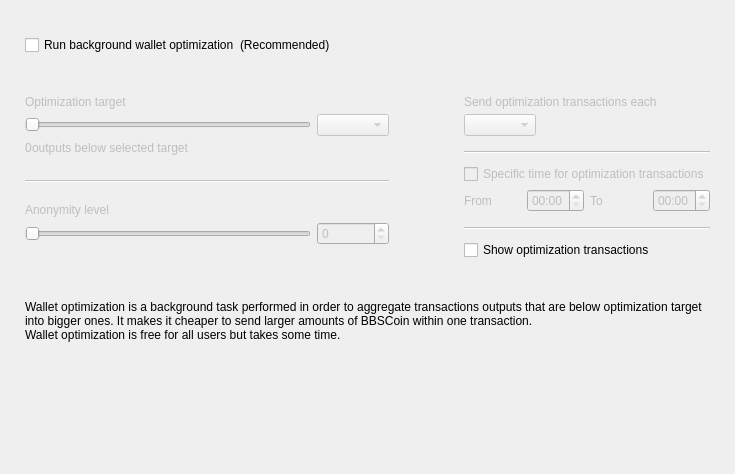
<?xml version="1.0" encoding="UTF-8"?>
<ui version="4.0">
 <class>OptimizationOptionsFrame</class>
 <widget class="QFrame" name="OptimizationOptionsFrame">
  <property name="geometry">
   <rect>
    <x>0</x>
    <y>0</y>
    <width>735</width>
    <height>474</height>
   </rect>
  </property>
  <property name="windowTitle">
   <string>Frame</string>
  </property>
  <property name="frameShape">
   <enum>QFrame::NoFrame</enum>
  </property>
  <property name="frameShadow">
   <enum>QFrame::Raised</enum>
  </property>
  <layout class="QVBoxLayout" name="verticalLayout">
   <property name="spacing">
    <number>0</number>
   </property>
   <property name="leftMargin">
    <number>25</number>
   </property>
   <property name="topMargin">
    <number>35</number>
   </property>
   <property name="rightMargin">
    <number>25</number>
   </property>
   <property name="bottomMargin">
    <number>0</number>
   </property>
   <item>
    <layout class="QHBoxLayout" name="horizontalLayout_2">
     <item>
      <widget class="QCheckBox" name="m_enableOptimizationCheck">
       <property name="text">
        <string>Run background wallet optimization</string>
       </property>
      </widget>
     </item>
     <item>
      <widget class="WalletGui::WalletNormalGrayTextLabel" name="label_8">
       <property name="text">
        <string>(Recommended)</string>
       </property>
      </widget>
     </item>
     <item>
      <spacer name="horizontalSpacer">
       <property name="orientation">
        <enum>Qt::Horizontal</enum>
       </property>
       <property name="sizeHint" stdset="0">
        <size>
         <width>40</width>
         <height>20</height>
        </size>
       </property>
      </spacer>
     </item>
    </layout>
   </item>
   <item>
    <spacer name="verticalSpacer_2">
     <property name="orientation">
      <enum>Qt::Vertical</enum>
     </property>
     <property name="sizeType">
      <enum>QSizePolicy::Fixed</enum>
     </property>
     <property name="sizeHint" stdset="0">
      <size>
       <width>20</width>
       <height>40</height>
      </size>
     </property>
    </spacer>
   </item>
   <item>
    <widget class="QWidget" name="m_optimizationOptionsWidget" native="true">
     <property name="enabled">
      <bool>true</bool>
     </property>
     <layout class="QHBoxLayout" name="horizontalLayout">
      <property name="spacing">
       <number>75</number>
      </property>
      <property name="leftMargin">
       <number>0</number>
      </property>
      <property name="topMargin">
       <number>0</number>
      </property>
      <property name="rightMargin">
       <number>0</number>
      </property>
      <property name="bottomMargin">
       <number>0</number>
      </property>
      <item alignment="Qt::AlignTop">
       <widget class="QWidget" name="widget1" native="true">
        <property name="enabled">
         <bool>false</bool>
        </property>
        <layout class="QGridLayout" name="gridLayout" columnstretch="50,0,0,0">
         <property name="leftMargin">
          <number>0</number>
         </property>
         <property name="topMargin">
          <number>0</number>
         </property>
         <property name="rightMargin">
          <number>0</number>
         </property>
         <property name="bottomMargin">
          <number>0</number>
         </property>
         <property name="verticalSpacing">
          <number>5</number>
         </property>
         <item row="0" column="0" colspan="4">
          <widget class="WalletGui::WalletNormalBlackTextLabel" name="label_5">
           <property name="text">
            <string>Optimization target</string>
           </property>
           <property name="indent">
            <number>0</number>
           </property>
          </widget>
         </item>
         <item row="4" column="0" colspan="4">
          <spacer name="verticalSpacer_3">
           <property name="orientation">
            <enum>Qt::Vertical</enum>
           </property>
           <property name="sizeType">
            <enum>QSizePolicy::Fixed</enum>
           </property>
           <property name="sizeHint" stdset="0">
            <size>
             <width>20</width>
             <height>20</height>
            </size>
           </property>
          </spacer>
         </item>
         <item row="1" column="0" colspan="3">
          <widget class="QSlider" name="m_thresholdSlider">
           <property name="maximum">
            <number>6</number>
           </property>
           <property name="pageStep">
            <number>1</number>
           </property>
           <property name="orientation">
            <enum>Qt::Horizontal</enum>
           </property>
          </widget>
         </item>
         <item row="1" column="3">
          <widget class="QComboBox" name="m_thresholdCombo"/>
         </item>
         <item row="5" column="0" colspan="4">
          <widget class="Line" name="line">
           <property name="orientation">
            <enum>Qt::Horizontal</enum>
           </property>
          </widget>
         </item>
         <item row="6" column="0" colspan="4">
          <spacer name="verticalSpacer_4">
           <property name="orientation">
            <enum>Qt::Vertical</enum>
           </property>
           <property name="sizeType">
            <enum>QSizePolicy::Fixed</enum>
           </property>
           <property name="sizeHint" stdset="0">
            <size>
             <width>20</width>
             <height>15</height>
            </size>
           </property>
          </spacer>
         </item>
         <item row="8" column="3">
          <widget class="QSpinBox" name="m_mixinSpin">
           <property name="buttonSymbols">
            <enum>QAbstractSpinBox::UpDownArrows</enum>
           </property>
          </widget>
         </item>
         <item row="7" column="0" colspan="4">
          <widget class="WalletGui::WalletNormalBlackTextLabel" name="label_7">
           <property name="text">
            <string>Anonymity level</string>
           </property>
           <property name="indent">
            <number>0</number>
           </property>
          </widget>
         </item>
         <item row="8" column="0" colspan="3">
          <widget class="QSlider" name="m_mixinSlider">
           <property name="pageStep">
            <number>1</number>
           </property>
           <property name="orientation">
            <enum>Qt::Horizontal</enum>
           </property>
          </widget>
         </item>
         <item row="2" column="0" colspan="4">
          <spacer name="verticalSpacer_12">
           <property name="orientation">
            <enum>Qt::Vertical</enum>
           </property>
           <property name="sizeType">
            <enum>QSizePolicy::Fixed</enum>
           </property>
           <property name="sizeHint" stdset="0">
            <size>
             <width>20</width>
             <height>0</height>
            </size>
           </property>
          </spacer>
         </item>
         <item row="3" column="0" colspan="4">
          <layout class="QHBoxLayout" name="horizontalLayout_3" stretch="0,1">
           <item>
            <widget class="QLabel" name="m_nonOptimizedOutputsLabel">
             <property name="text">
              <string>0</string>
             </property>
            </widget>
           </item>
           <item>
            <widget class="WalletGui::WalletNormalBlackTextLabel" name="m_nonOptimizedOutputsTextLabel">
             <property name="text">
              <string>outputs below selected target</string>
             </property>
            </widget>
           </item>
          </layout>
         </item>
        </layout>
       </widget>
      </item>
      <item>
       <layout class="QVBoxLayout" name="verticalLayout_3">
        <property name="spacing">
         <number>10</number>
        </property>
        <property name="rightMargin">
         <number>0</number>
        </property>
        <property name="bottomMargin">
         <number>0</number>
        </property>
        <item>
         <widget class="QWidget" name="widget2" native="true">
          <property name="enabled">
           <bool>false</bool>
          </property>
          <layout class="QGridLayout" name="gridLayout_2" columnstretch="0,0,0,0">
           <property name="leftMargin">
            <number>0</number>
           </property>
           <property name="topMargin">
            <number>0</number>
           </property>
           <property name="rightMargin">
            <number>0</number>
           </property>
           <property name="bottomMargin">
            <number>0</number>
           </property>
           <property name="verticalSpacing">
            <number>5</number>
           </property>
           <item row="2" column="0" colspan="2" alignment="Qt::AlignLeft">
            <widget class="QComboBox" name="m_periodCombo"/>
           </item>
           <item row="8" column="0">
            <widget class="WalletGui::WalletNormalBlackTextLabel" name="label_2">
             <property name="text">
              <string>From</string>
             </property>
            </widget>
           </item>
           <item row="8" column="1">
            <widget class="QTimeEdit" name="m_startTimeEdit">
             <property name="enabled">
              <bool>false</bool>
             </property>
             <property name="displayFormat">
              <string>HH:mm</string>
             </property>
            </widget>
           </item>
           <item row="8" column="2">
            <widget class="WalletGui::WalletNormalBlackTextLabel" name="label_3">
             <property name="text">
              <string>To</string>
             </property>
            </widget>
           </item>
           <item row="8" column="3">
            <widget class="QTimeEdit" name="m_stopTimeEdit">
             <property name="enabled">
              <bool>false</bool>
             </property>
             <property name="displayFormat">
              <string>HH:mm</string>
             </property>
            </widget>
           </item>
           <item row="6" column="0" colspan="4">
            <widget class="QCheckBox" name="m_optimizationTimeCheck">
             <property name="text">
              <string>Specific time for optimization transactions</string>
             </property>
            </widget>
           </item>
           <item row="4" column="0" colspan="4">
            <widget class="Line" name="line_2">
             <property name="orientation">
              <enum>Qt::Horizontal</enum>
             </property>
            </widget>
           </item>
           <item row="0" column="0" colspan="4">
            <widget class="WalletGui::WalletNormalBlackTextLabel" name="label_4">
             <property name="text">
              <string>Send optimization transactions each</string>
             </property>
             <property name="indent">
              <number>0</number>
             </property>
            </widget>
           </item>
           <item row="7" column="0" colspan="4">
            <spacer name="verticalSpacer_8">
             <property name="orientation">
              <enum>Qt::Vertical</enum>
             </property>
             <property name="sizeType">
              <enum>QSizePolicy::Fixed</enum>
             </property>
             <property name="sizeHint" stdset="0">
              <size>
               <width>20</width>
               <height>0</height>
              </size>
             </property>
            </spacer>
           </item>
           <item row="3" column="0" colspan="4">
            <spacer name="verticalSpacer_6">
             <property name="orientation">
              <enum>Qt::Vertical</enum>
             </property>
             <property name="sizeType">
              <enum>QSizePolicy::Fixed</enum>
             </property>
             <property name="sizeHint" stdset="0">
              <size>
               <width>20</width>
               <height>10</height>
              </size>
             </property>
            </spacer>
           </item>
           <item row="10" column="0" colspan="4">
            <widget class="Line" name="line_3">
             <property name="orientation">
              <enum>Qt::Horizontal</enum>
             </property>
            </widget>
           </item>
           <item row="1" column="0" colspan="4">
            <spacer name="verticalSpacer_5">
             <property name="orientation">
              <enum>Qt::Vertical</enum>
             </property>
             <property name="sizeType">
              <enum>QSizePolicy::Fixed</enum>
             </property>
             <property name="sizeHint" stdset="0">
              <size>
               <width>20</width>
               <height>0</height>
              </size>
             </property>
            </spacer>
           </item>
           <item row="5" column="0" colspan="4">
            <spacer name="verticalSpacer_7">
             <property name="orientation">
              <enum>Qt::Vertical</enum>
             </property>
             <property name="sizeType">
              <enum>QSizePolicy::Fixed</enum>
             </property>
             <property name="sizeHint" stdset="0">
              <size>
               <width>20</width>
               <height>5</height>
              </size>
             </property>
            </spacer>
           </item>
           <item row="9" column="0" colspan="4">
            <spacer name="verticalSpacer_10">
             <property name="orientation">
              <enum>Qt::Vertical</enum>
             </property>
             <property name="sizeType">
              <enum>QSizePolicy::Fixed</enum>
             </property>
             <property name="sizeHint" stdset="0">
              <size>
               <width>20</width>
               <height>10</height>
              </size>
             </property>
            </spacer>
           </item>
          </layout>
         </widget>
        </item>
        <item>
         <widget class="QCheckBox" name="m_showFusionTransactionsCheck">
          <property name="enabled">
           <bool>true</bool>
          </property>
          <property name="text">
           <string>Show optimization transactions</string>
          </property>
         </widget>
        </item>
       </layout>
      </item>
     </layout>
    </widget>
   </item>
   <item>
    <spacer name="verticalSpacer_11">
     <property name="orientation">
      <enum>Qt::Vertical</enum>
     </property>
     <property name="sizeType">
      <enum>QSizePolicy::Fixed</enum>
     </property>
     <property name="sizeHint" stdset="0">
      <size>
       <width>20</width>
       <height>40</height>
      </size>
     </property>
    </spacer>
   </item>
   <item>
    <widget class="WalletGui::WalletExtraNormalGrayTextLabel" name="m_helpLabel">
     <property name="text">
      <string>Wallet optimization is a background task performed in order to aggregate transactions outputs that are below optimization target into bigger ones. It makes it cheaper to send larger amounts of BBSCoin within one transaction.
Wallet optimization is free for all users but takes some time.</string>
     </property>
     <property name="wordWrap">
      <bool>true</bool>
     </property>
    </widget>
   </item>
   <item>
    <spacer name="verticalSpacer">
     <property name="orientation">
      <enum>Qt::Vertical</enum>
     </property>
     <property name="sizeHint" stdset="0">
      <size>
       <width>20</width>
       <height>40</height>
      </size>
     </property>
    </spacer>
   </item>
  </layout>
 </widget>
 <customwidgets>
  <customwidget>
   <class>WalletGui::WalletNormalGrayTextLabel</class>
   <extends>QLabel</extends>
   <header>Gui/Common/WalletTextLabel.h</header>
  </customwidget>
  <customwidget>
   <class>WalletGui::WalletNormalBlackTextLabel</class>
   <extends>QLabel</extends>
   <header>Gui/Common/WalletTextLabel.h</header>
  </customwidget>
  <customwidget>
   <class>WalletGui::WalletExtraNormalGrayTextLabel</class>
   <extends>QLabel</extends>
   <header>Gui/Common/WalletTextLabel.h</header>
  </customwidget>
 </customwidgets>
 <resources/>
 <connections>
  <connection>
   <sender>m_enableOptimizationCheck</sender>
   <signal>toggled(bool)</signal>
   <receiver>widget1</receiver>
   <slot>setEnabled(bool)</slot>
   <hints>
    <hint type="sourcelabel">
     <x>147</x>
     <y>47</y>
    </hint>
    <hint type="destinationlabel">
     <x>176</x>
     <y>204</y>
    </hint>
   </hints>
  </connection>
  <connection>
   <sender>m_thresholdSlider</sender>
   <signal>valueChanged(int)</signal>
   <receiver>OptimizationOptionsFrame</receiver>
   <slot>thresholdChanged(int)</slot>
   <hints>
    <hint type="sourcelabel">
     <x>116</x>
     <y>139</y>
    </hint>
    <hint type="destinationlabel">
     <x>355</x>
     <y>194</y>
    </hint>
   </hints>
  </connection>
  <connection>
   <sender>m_mixinSlider</sender>
   <signal>valueChanged(int)</signal>
   <receiver>OptimizationOptionsFrame</receiver>
   <slot>mixinChanged(int)</slot>
   <hints>
    <hint type="sourcelabel">
     <x>116</x>
     <y>240</y>
    </hint>
    <hint type="destinationlabel">
     <x>367</x>
     <y>236</y>
    </hint>
   </hints>
  </connection>
  <connection>
   <sender>m_optimizationTimeCheck</sender>
   <signal>toggled(bool)</signal>
   <receiver>m_startTimeEdit</receiver>
   <slot>setEnabled(bool)</slot>
   <hints>
    <hint type="sourcelabel">
     <x>543</x>
     <y>179</y>
    </hint>
    <hint type="destinationlabel">
     <x>501</x>
     <y>207</y>
    </hint>
   </hints>
  </connection>
  <connection>
   <sender>m_optimizationTimeCheck</sender>
   <signal>toggled(bool)</signal>
   <receiver>m_stopTimeEdit</receiver>
   <slot>setEnabled(bool)</slot>
   <hints>
    <hint type="sourcelabel">
     <x>543</x>
     <y>179</y>
    </hint>
    <hint type="destinationlabel">
     <x>643</x>
     <y>207</y>
    </hint>
   </hints>
  </connection>
  <connection>
   <sender>m_mixinSpin</sender>
   <signal>valueChanged(int)</signal>
   <receiver>OptimizationOptionsFrame</receiver>
   <slot>mixinChanged(int)</slot>
   <hints>
    <hint type="sourcelabel">
     <x>273</x>
     <y>271</y>
    </hint>
    <hint type="destinationlabel">
     <x>367</x>
     <y>236</y>
    </hint>
   </hints>
  </connection>
  <connection>
   <sender>m_thresholdCombo</sender>
   <signal>currentIndexChanged(int)</signal>
   <receiver>OptimizationOptionsFrame</receiver>
   <slot>thresholdChanged(int)</slot>
   <hints>
    <hint type="sourcelabel">
     <x>270</x>
     <y>139</y>
    </hint>
    <hint type="destinationlabel">
     <x>367</x>
     <y>236</y>
    </hint>
   </hints>
  </connection>
  <connection>
   <sender>m_enableOptimizationCheck</sender>
   <signal>toggled(bool)</signal>
   <receiver>widget2</receiver>
   <slot>setEnabled(bool)</slot>
   <hints>
    <hint type="sourcelabel">
     <x>158</x>
     <y>48</y>
    </hint>
    <hint type="destinationlabel">
     <x>556</x>
     <y>197</y>
    </hint>
   </hints>
  </connection>
 </connections>
 <slots>
  <slot>thresholdChanged(int)</slot>
  <slot>mixinChanged(int)</slot>
 </slots>
</ui>
